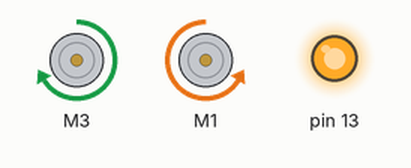
A sketch run on a simulated Arduino Mega 2560, built with avr-gcc and run on an emulated ATmega2560. On the bench: 2 × DC motor (green arrow = forward, orange = backward, longer = faster), output pins drawn as LEDs (lit = HIGH).

Above: at 0.5 s.
At 3.5 s:
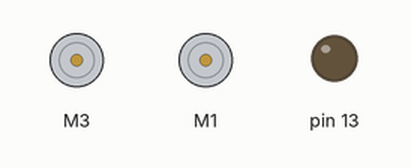
Timing chart, 0 to 4.6 s (numbered marks = the images above):
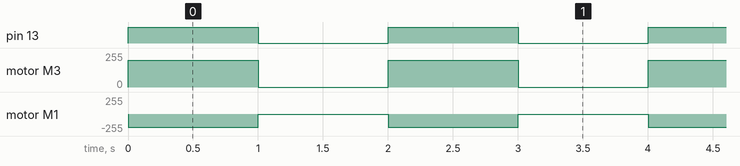

The sketch:

BBot_DriveTest_v2.ino.ino
```cpp
/*
Drive the TWO-WHEELED model of the bread board bot (BBbot/B^3)

Uses Arduino Mega 2560 v3
*/
// import/include packages
#include <Wire.h>
#include <Adafruit_MotorShield.h>
#include <BreadBoardBot.h>

Adafruit_MotorShield AFMS = Adafruit_MotorShield(); // create a new "Adafruit_MotorShield" object called "AFMS"
int count = 20; // set the integer "count" to 20

// Define Constants
#define TESTTIME 1000
const byte SPEED = 200; // default speed for motors

// Define "ports"
const byte LEFTMOTORPORT = 3;
const byte RIGHTMOTORPORT = 1;

// Create pointers to motor control objects
Adafruit_DCMotor *motorLeft = AFMS.getMotor(LEFTMOTORPORT);
Adafruit_DCMotor *motorRight = AFMS.getMotor(RIGHTMOTORPORT);

void setup(void) {
  AFMS.begin(); // create with the default frequency 1.6KHz
  // turn off all motors at start (not exactly necessary, just a good habit)
  motorLeft->run(RELEASE);
  motorRight->run(RELEASE);
  pinMode(13, OUTPUT);
}

void loop(void) {
  uint8_t i;
  // set both the motors speed
  motorLeft->setSpeed(SPEED);
  motorRight->setSpeed(SPEED);
  motorLeft->run(FORWARD);
  motorRight->run(BACKWARD);
  digitalWrite(13, HIGH); // turn LED on while moving
  delay(TESTTIME); // Run for 1 second

  // turn off the motors
  motorLeft->run(RELEASE);
  motorRight->run(RELEASE);
  digitalWrite(13, LOW); // turn LED off while stopped
  delay(TESTTIME); //Do not drive
}
```

Measured:
- by itself, pin 13: alternates HIGH for 1.0 s and LOW for 1.0 s
- by itself, motor M3: alternates forward 200/255 for 1.0 s and stopped for 1.0 s
- by itself, motor M1: alternates backward 200/255 for 1.0 s and stopped for 1.0 s
